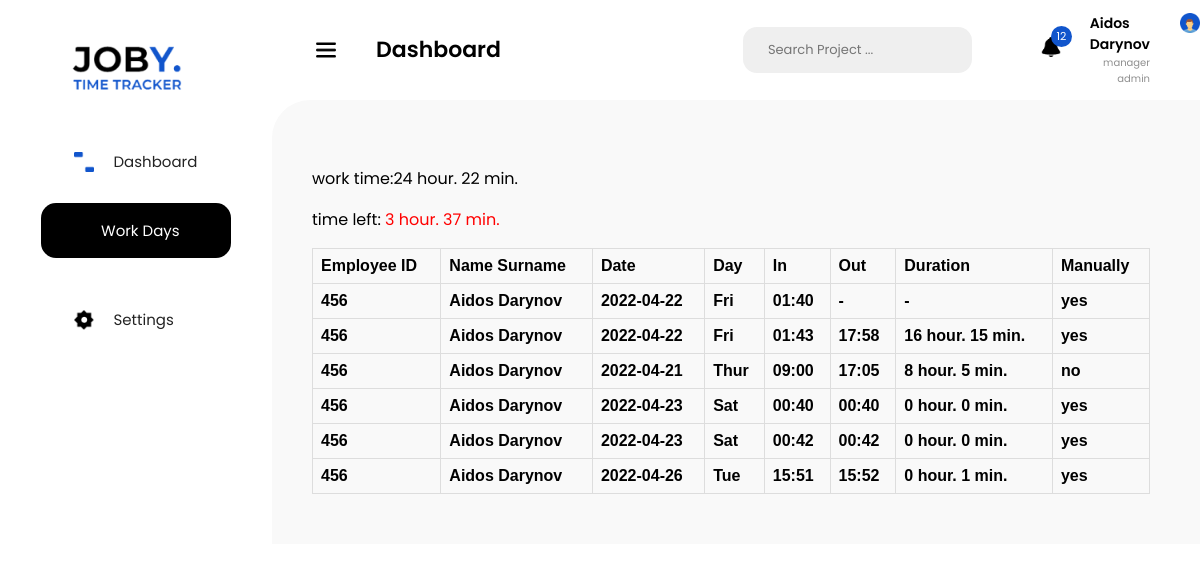
/work_days (signed in), run on the app's committed database.
### models.py (models this page shows, shortened)
class Employee(db.Model, UserMixin):
    id = db.Column(db.Integer(), primary_key=True)
    login_id = db.Column(db.String(10), unique=True, nullable=True)
    name = db.Column(db.String(100), nullable=False)
    surname = db.Column(db.String(100), nullable=False)
    profession = db.Column(db.String(30), nullable=False)
    password = db.Column(db.String(40), nullable=False)
    flex_status = db.relationship('FlexStatus', backref='flex_status')

### views.py (the view)
@app.route('/work_days')
def work_days():
    isAdmin = False
    if current_user.profession in ['admin','manager admin','multi admin']:
        flx_s = FlexStatus.query.all()
        isAdmin = True
    else:
        flx_s = FlexStatus.query.filter_by(employee_id=current_user.id).all()
    result_flex = []
    unique_days = set()
    work_time = 0
    for flx in flx_s:
        emp = Employee.query.filter_by(id = flx.employee_id).first()
        unique_days.add(flx.enterTime.date())
        a = flx.exitTime != datetime(1, 1, 1, 1, 1)
        work_time += flx.get_status() if a else 0
        result_flex.append({
            'id': emp.login_id,
            'full_name': f'{emp.name} {emp.surname}',
            'date': str(flx.enterTime.date()),
            'weekDay': ['Mon', 'Tue', 'Wen', 'Thur', 'Fri', 'Sat', 'Sun'][flx.enterTime.weekday()],
            'enter': str(flx.enterTime.time())[:5],
            'out': str(flx.exitTime.time())[:5] if flx.exitTime != datetime(1,1,1,1,1) else '-',
            'duration': f'{flx.get_status() // 3600} hour. {flx.get_status() // 60 % 60} min.' if a else '-',
            'manually': 'yes' if flx.manually else 'no',
        })
    wp = abs(len(unique_days) * 7 * 3600 - work_time)
    context_head = {
        "work_time": f'{work_time // 3600} hour. {work_time // 60 % 60} min.',
        "time_left": f'{wp // 3600} hour. {wp // 60 % 60} min.',
        "number_time_left": len(unique_days) * 7 * 3600 - work_time,
    }
    return render_template('work_day.html', user=current_user,
                           result_flex=result_flex,
                           cntx_head=context_head,
                           isAdmin = isAdmin
                           )

### models.py (called while the page is built)
@login_manager.user_loader
def load_user(user_id):
    return Employee.query.get(user_id)

    def get_status(self):
        tmp = self.exitTime - self.enterTime
        return tmp.seconds

### templates/work_day.html (shortened to what this page needs)
<!DOCTYPE html>
<html lang="en">
<head>
 <link rel="stylesheet" href="../static/styles/dashboard_style.css">
 <link rel="stylesheet" href="{{ url_for('static',filename = 'styles/dashboard_style.css') }}">
</head>
<body>
 <section id="mySideNav" class="sideNav">
  <a href="#" class="logo_container">
   <img src="../static/images/logo.png" alt="logo">
  </a>
  <a href="home" class="links">
   <img src="../static/images/rect.png" alt="">
   <div>Dashboard</div>
  </a>
  <a href="work_days" class="dashboard_black">
   <img src="../static/images/icon_workDays.png" alt="">
   Work Days
  </a>
  <a href="#" class="links">
   <img src="../static/images/icon_settings.png" alt="">
   Settings
  </a>
 </section>
<nav>
  <button>
   <img src="../static/images/menu_bar.png" alt="">
   <div class="dashboard_txt">Dashboard</div>
  </button>
  <div class="search">
   Search Project ...
  </div>
  <div class="notifications">
   <img src="../static/images/bell.png" alt="">
   <div class="notification_numb">12</div>
  </div>
  <div class="profile_info">
   <div class="name_profession">
    <div class="name_surname">{{ user.name }} {{ user.surname }} </div>
    <div class="profession">{{ user.profession }}</div>
   </div>
   <a href="/profile"><img src="../static/images/profile_photo.png" alt="" class="profile_photo"></a>
  </div>
 </nav>
<section class="main_content">
    <div class="container_table">
    {% if not isAdmin %}
    <div>
        <p>work time:{{ cntx_head.work_time }}</p>
        <p>time left:
           {% if cntx_head.number_time_left > 0 %}
        <span class="red">{{cntx_head.time_left}}</span>
        {% else %}
        <span class="green">+{{cntx_head.time_left}} </span>
        {% endif %}
        </p>
    </div>
    {% endif %}
        <table>
            <tr>
                <th>Employee ID</th>
                <th>Name Surname</th>
                <th>Date</th>
                <th>Day</th>
                <th>In</th>
                <th>Out</th>
                <th>Duration</th>
                <th>Manually</th>
            </tr>
            {% for r in result_flex %}
                <tr>
                    <th>{{ r.id }}</th>
                    <th>{{ r.full_name }}</th>
                    <th>{{ r.date }}</th>
                    <th>{{ r.weekDay }}</th>
                    <th>{{ r.enter }}</th>
                    <th>{{ r.out }}</th>
                    <th>{{ r.duration }}</th>
                    <th>{{ r.manually }}</th>
                </tr>
            {% endfor %}
        </table>
    </div>
</section>
</body>
</html>

### static/styles/dashboard_style.css (style rules this page uses)
body { margin: 0; padding: 0; font-family: Poppins; }
.sideNav { padding-top: 34px; display: flex; align-items: center; flex-direction: column; width: 272px; background-color: #fff; height: 100vh; position: fixed; z-index: 1; top: 0; left: 0; }
.sideNav a { text-decoration: none; display: flex; align-items: center; font-size: 15px; }
.logo_container img { height: auto; width: 100%; max-width: 128px !important; }
.logo_container { margin-bottom: 50px; }
.dashboard_black { width: 190px; height: 55px; background-color: black; border-radius: 15px; color: white; padding-left: 20px; box-sizing: border-box; font-family: Poppins; margin-bottom: 50px; }
.sideNav a img, nav img { width: 100%; height: auto; max-width: 20px; margin-right: 20px; }
.links { width: 125px; margin-bottom: 30px; color: #232323; }
nav { height: 100px; background-color: #fff; width: 100%; display: flex; align-items: center; }
nav button { background-color: transparent; border: none; margin-left: 310px; display: flex; align-items: center; }
nav button img { margin-right: 40px; }
.dashboard_txt { font-weight: 600; font-size: 22px; line-height: 42px; color: #000; font-family: Poppins; }
.search { width: 408px; height: 46px; background-color: #efefef; border-radius: 14px; display: flex; align-items: center; color: #757575; padding-left: 25px; font-size: 13px; margin-left: 16rem; }
.notifications { position: relative; margin-right: 1.8rem; margin-left: 4.3rem; }
.notification_numb { background-color: #1155CC; width: 21px; height: 21px; color: #fff; border-radius: 15px; font-size: 11px; box-sizing: border-box; display: flex; align-items: center; justify-content: center; position: absolute; left: 10px; top: -11px; }
.profile_info { display: flex; }
.profile_photo { width: 100%; height: auto; max-width: 46px; }
.name_surname { font-weight: 600; font-size: 14px; }
.profession { color: #8f8f8f; font-size: 10px; text-align: right; }
.name_profession { margin-right: 30px; }
.main_content { margin-left: 272px; border-radius: 38px 0 0 0; background-color: #F9F9F9; padding: 50px 50px 50px 40px; }
table { font-family: arial, sans-serif; border-collapse: collapse; width: 100%; }
td, th { border: 1px solid #dddddd; text-align: left; padding: 8px; }
.red { color: red; }

### data on the page
Employee: name "Aidos", surname "Darynov", profession "manager admin", id "456", full_name "Aidos Darynov", date "2022-04-22", weekDay "Fri", enter "01:40", out "-", duration "-", manually "yes", enter "01:43", out "17:58", duration "16 hour. 15 min.", date "2022-04-21", weekDay "Thur", enter "09:00", out "17:05", duration "8 hour. 5 min.", manually "no", date "2022-04-23", weekDay "Sat", enter "00:40", out "00:40", duration "0 hour. 0 min.", enter "00:42", out "00:42", date "2022-04-26", weekDay "Tue", enter "15:51", out "15:52", duration "0 hour. 1 min."

### other printed values
{{ cntx_head.work_time }} "24 hour. 22 min."
{{ cntx_head.time_left }} "3 hour. 37 min."
